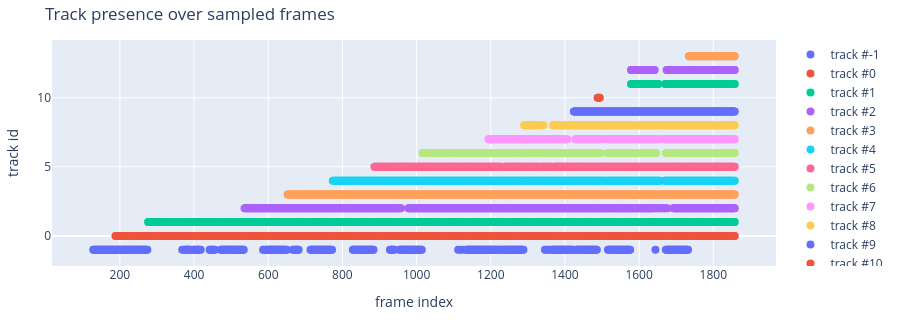

Notebook code cell kept with this figure:
### Markdown cell above
## Track persistence

### Code cell
all_track_ids = sorted(set().union(*track_ids_per_frame)) if track_ids_per_frame else []
print(f"{len(all_track_ids)} unique track ids observed over {len(frames)} sampled frames\n")

# for track_id in all_track_ids:
#     frame_hits = sum(track_id in ids for ids in track_ids_per_frame)
#     print(f"  track #{track_id}: present in {frame_hits}/{len(frames)} sampled frames")

# Show a compact timeline of a small subset of tracks over time.
import plotly.graph_objects as go

track_ids_to_plot = all_track_ids#[: min(6, len(all_track_ids))]
frame_positions = np.array(frame_indices)

fig = go.Figure()
for track_id in track_ids_to_plot:
    hits = [idx for idx, ids in enumerate(track_ids_per_frame) if track_id in ids]
    if hits:
        fig.add_trace(
            go.Scatter(
                x=[frame_positions[idx] for idx in hits],
                y=[track_id] * len(hits),
                mode="markers",
                marker=dict(size=8),
                name=f"track #{track_id}",
            )
        )

fig.update_layout(
    title="Track presence over sampled frames",
    xaxis_title="frame index",
    yaxis_title="track id",
    height=320,
    margin=dict(l=40, r=20, t=40, b=40),
)
fig.show()

### Figure 1 — Plotly figure (JSON) as saved in the notebook; plotly's stock layout.template omitted (floating-point values rounded to 4 significant figures; data arrays with more than 128 entries replaced by an {"elided": "..."} marker saying what was removed)
{"data": [{"marker": {"size": 8}, "mode": "markers", "name": "track #-1", "type": "scatter", "x": {"elided": "472 int values"}, "y": {"elided": "472 int values"}}, {"marker": {"size": 8}, "mode": "markers", "name": "track #0", "type": "scatter", "x": {"elided": "830 int values"}, "y": {"elided": "830 int values"}}, {"marker": {"size": 8}, "mode": "markers", "name": "track #1", "type": "scatter", "x": {"elided": "781 int values"}, "y": {"elided": "781 int values"}}, {"marker": {"size": 8}, "mode": "markers", "name": "track #2", "type": "scatter", "x": {"elided": "633 int values"}, "y": {"elided": "633 int values"}}, {"marker": {"size": 8}, "mode": "markers", "name": "track #3", "type": "scatter", "x": {"elided": "603 int values"}, "y": {"elided": "603 int values"}}, {"marker": {"size": 8}, "mode": "markers", "name": "track #4", "type": "scatter", "x": {"elided": "537 int values"}, "y": {"elided": "537 int values"}}, {"marker": {"size": 8}, "mode": "markers", "name": "track #5", "type": "scatter", "x": {"elided": "480 int values"}, "y": {"elided": "480 int values"}}, {"marker": {"size": 8}, "mode": "markers", "name": "track #6", "type": "scatter", "x": {"elided": "399 int values"}, "y": {"elided": "399 int values"}}, {"marker": {"size": 8}, "mode": "markers", "name": "track #7", "type": "scatter", "x": {"elided": "315 int values"}, "y": {"elided": "315 int values"}}, {"marker": {"size": 8}, "mode": "markers", "name": "track #8", "type": "scatter", "x": {"elided": "269 int values"}, "y": {"elided": "269 int values"}}, {"marker": {"size": 8}, "mode": "markers", "name": "track #9", "type": "scatter", "x": {"elided": "218 int values"}, "y": {"elided": "218 int values"}}, {"marker": {"size": 8}, "mode": "markers", "name": "track #10", "type": "scatter", "x": [1488, 1490, 1492, 1494], "y": [10, 10, 10, 10]}, {"marker": {"size": 8}, "mode": "markers", "name": "track #11", "type": "scatter", "x": {"elided": "133 int values"}, "y": {"elided": "133 int values"}}, {"marker": {"size": 8}, "mode": "markers", "name": "track #12", "type": "scatter", "x": [1578, 1580, 1582, 1584, 1586, 1588, 1590, 1592, 1594, 1596, 1598, 1600, 1602, 1604, 1606, 1608, 1610, 1612, 1614, 1616, 1618, 1620, 1622, 1624, 1626, 1628, 1630, 1632, 1634, 1636, 1638, 1640, 1642, 1674, 1676, 1678, 1680, 1682, 1684, 1686, 1688, 1690, 1692, 1694, 1696, 1698, 1700, 1702, 1704, 1706, 1708, 1710, 1712, 1714, 1716, 1718, 1720, 1722, 1724, 1726, 1728, 1730, 1732, 1734, 1736, 1738, 1740, 1742, 1744, 1746, 1748, 1750, 1752, 1754, 1756, 1758, 1760, 1762, 1764, 1766, 1768, 1770, 1772, 1774, 1776, 1778, 1780, 1782, 1784, 1786, 1788, 1790, 1792, 1794, 1796, 1798, 1800, 1802, 1804, 1806, 1808, 1810, 1812, 1814, 1816, 1818, 1820, 1822, 1824, 1826, 1828, 1830, 1832, 1834, 1836, 1838, 1840, 1842, 1844, 1846, 1848, 1850, 1852, 1854, 1856, 1858], "y": [12, 12, 12, 12, 12, 12, 12, 12, 12, 12, 12, 12, 12, 12, 12, 12, 12, 12, 12, 12, 12, 12, 12, 12, 12, 12, 12, 12, 12, 12, 12, 12, 12, 12, 12, 12, 12, 12, 12, 12, 12, 12, 12, 12, 12, 12, 12, 12, 12, 12, 12, 12, 12, 12, 12, 12, 12, 12, 12, 12, 12, 12, 12, 12, 12, 12, 12, 12, 12, 12, 12, 12, 12, 12, 12, 12, 12, 12, 12, 12, 12, 12, 12, 12, 12, 12, 12, 12, 12, 12, 12, 12, 12, 12, 12, 12, 12, 12, 12, 12, 12, 12, 12, 12, 12, 12, 12, 12, 12, 12, 12, 12, 12, 12, 12, 12, 12, 12, 12, 12, 12, 12, 12, 12, 12, 12]}, {"marker": {"size": 8}, "mode": "markers", "name": "track #13", "type": "scatter", "x": [1734, 1736, 1738, 1740, 1742, 1744, 1746, 1748, 1750, 1752, 1754, 1756, 1758, 1760, 1762, 1764, 1766, 1768, 1770, 1772, 1774, 1776, 1778, 1780, 1782, 1784, 1786, 1788, 1790, 1792, 1794, 1796, 1798, 1800, 1802, 1804, 1806, 1808, 1810, 1812, 1814, 1816, 1818, 1820, 1822, 1824, 1826, 1828, 1830, 1832, 1834, 1836, 1838, 1840, 1842, 1844, 1846, 1848, 1850, 1852, 1854, 1856, 1858], "y": [13, 13, 13, 13, 13, 13, 13, 13, 13, 13, 13, 13, 13, 13, 13, 13, 13, 13, 13, 13, 13, 13, 13, 13, 13, 13, 13, 13, 13, 13, 13, 13, 13, 13, 13, 13, 13, 13, 13, 13, 13, 13, 13, 13, 13, 13, 13, 13, 13, 13, 13, 13, 13, 13, 13, 13, 13, 13, 13, 13, 13, 13, 13]}], "layout": {"height": 320, "margin": {"b": 40, "l": 40, "r": 20, "t": 40}, "title": {"text": "Track presence over sampled frames"}, "xaxis": {"title": {"text": "frame index"}}, "yaxis": {"title": {"text": "track id"}}}}
